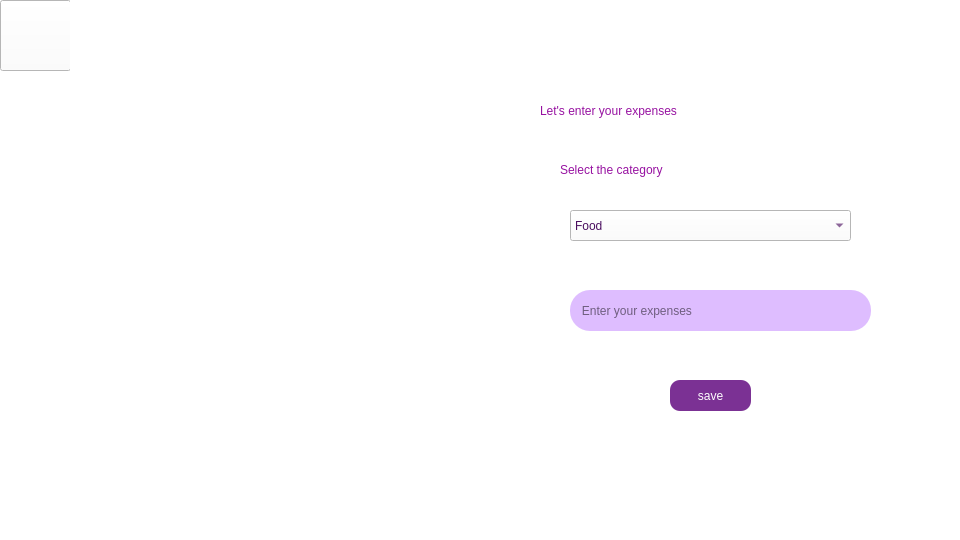
<?xml version="1.0" encoding="UTF-8"?>
<ui version="4.0">
 <class>expenses</class>
 <widget class="QMainWindow" name="expenses">
  <property name="geometry">
   <rect>
    <x>0</x>
    <y>0</y>
    <width>960</width>
    <height>540</height>
   </rect>
  </property>
  <property name="windowTitle">
   <string>MainWindow</string>
  </property>
  <widget class="QWidget" name="centralwidget">
   <property name="styleSheet">
    <string notr="true">background-color:rgb(255,255,255);
</string>
   </property>
   <widget class="QLabel" name="image">
    <property name="geometry">
     <rect>
      <x>70</x>
      <y>130</y>
      <width>411</width>
      <height>331</height>
     </rect>
    </property>
    <property name="styleSheet">
     <string notr="true">border-image: url(:/resources/expensee.png);</string>
    </property>
    <property name="text">
     <string/>
    </property>
   </widget>
   <widget class="QLabel" name="label_4">
    <property name="geometry">
     <rect>
      <x>870</x>
      <y>460</y>
      <width>91</width>
      <height>81</height>
     </rect>
    </property>
    <property name="styleSheet">
     <string notr="true">border-image: url(:/resources/logo.png);</string>
    </property>
    <property name="text">
     <string/>
    </property>
   </widget>
   <widget class="QLabel" name="text">
    <property name="geometry">
     <rect>
      <x>540</x>
      <y>90</y>
      <width>341</width>
      <height>41</height>
     </rect>
    </property>
    <property name="styleSheet">
     <string notr="true">color:rgb(151, 18, 161);font: 20pt &quot;Bahnschrift&quot;;
</string>
    </property>
    <property name="text">
     <string>Let's enter your expenses</string>
    </property>
   </widget>
   <widget class="QPushButton" name="save">
    <property name="geometry">
     <rect>
      <x>670</x>
      <y>380</y>
      <width>81</width>
      <height>31</height>
     </rect>
    </property>
    <property name="styleSheet">
     <string notr="true">border-image: none;
border-image: url(:/resources/p7.jpg);
font: 9pt &quot;Bahnschrift&quot;;
border-color: none;
color: rgb(255, 255, 255);
background-color: rgb(123,49,148);
border-radius: 10px;

</string>
    </property>
    <property name="text">
     <string>save</string>
    </property>
   </widget>
   <widget class="QPushButton" name="back">
    <property name="geometry">
     <rect>
      <x>0</x>
      <y>0</y>
      <width>71</width>
      <height>71</height>
     </rect>
    </property>
    <property name="styleSheet">
     <string notr="true">image: url(:/resources/back.png);</string>
    </property>
    <property name="text">
     <string/>
    </property>
   </widget>
   <widget class="QLabel" name="editprofiletitle">
    <property name="geometry">
     <rect>
      <x>70</x>
      <y>0</y>
      <width>921</width>
      <height>71</height>
     </rect>
    </property>
    <property name="styleSheet">
     <string notr="true">border-image:url(:/resources/title.png);
color:rgb(255, 255, 255);
 
font: 700 22pt &quot;Bahnschrift&quot;;

 </string>
    </property>
    <property name="text">
     <string> EXPENSES</string>
    </property>
   </widget>
   <widget class="QLineEdit" name="enterexpenses">
    <property name="geometry">
     <rect>
      <x>570</x>
      <y>290</y>
      <width>301</width>
      <height>41</height>
     </rect>
    </property>
    <property name="styleSheet">
     <string notr="true">border-radius:20px;
background-color:rgb(222, 189, 255)
</string>
    </property>
    <property name="placeholderText">
     <string>   Enter your expenses</string>
    </property>
   </widget>
   <widget class="QComboBox" name="comboBox">
    <property name="geometry">
     <rect>
      <x>570</x>
      <y>210</y>
      <width>281</width>
      <height>31</height>
     </rect>
    </property>
    <property name="styleSheet">
     <string notr="true">color: rgb(75,15,96);
font: 15pt &quot;Bahnschrift&quot;;
</string>
    </property>
    <item>
     <property name="text">
      <string>Food</string>
     </property>
    </item>
    <item>
     <property name="text">
      <string>Electricity</string>
     </property>
    </item>
    <item>
     <property name="text">
      <string>Health</string>
     </property>
    </item>
    <item>
     <property name="text">
      <string>Others</string>
     </property>
    </item>
   </widget>
   <widget class="QLabel" name="label">
    <property name="geometry">
     <rect>
      <x>560</x>
      <y>160</y>
      <width>271</width>
      <height>20</height>
     </rect>
    </property>
    <property name="styleSheet">
     <string notr="true">color:rgb(151, 18, 161);font: 17pt &quot;Bahnschrift&quot;;
</string>
    </property>
    <property name="text">
     <string>Select the category</string>
    </property>
   </widget>
  </widget>
 </widget>
 <resources/>
 <connections/>
</ui>
